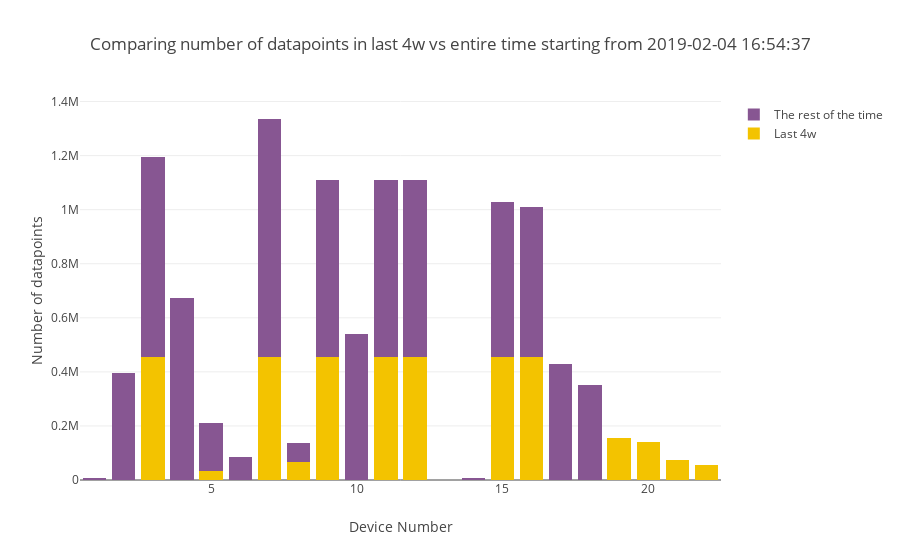

Notebook code cell kept with this figure:
### Markdown cell above
Plotting combined barchart - entire number of datapoints vs number of datapoints in last 4 weeks.

### Code cell
combined_bar_plot_2traces(xvalues=device_numbers,
                          yvalues1=ping_counts_time,
                          yvalues2=[a - b for a, b in zip(ping_counts, ping_counts_time)],
                          name1='Last '+time_interval,
                          name2='The rest of the time',
                          title="Comparing number of datapoints in last "+time_interval+" vs entire time" + " starting from "+ starting_point,
                          ytitle="Number of datapoints")

### Figure 1 — Plotly figure (JSON) as saved in the notebook; plotly's stock layout.template omitted (floating-point values rounded to 4 significant figures)
{"data": [{"marker": {"color": "#F3C300"}, "name": "Last 4w", "type": "bar", "x": [1, 2, 3, 4, 5, 6, 7, 8, 9, 10, 11, 12, 13, 14, 15, 16, 17, 18, 19, 20, 21, 22], "y": [0, 0, 454377, 0, 34546, 0, 454375, 65297, 454377, 0, 454377, 454377, 0, 0, 454360, 454378, 0, 0, 154381, 142011, 74274, 54262]}, {"marker": {"color": "#875692"}, "name": "The rest of the time", "type": "bar", "x": [1, 2, 3, 4, 5, 6, 7, 8, 9, 10, 11, 12, 13, 14, 15, 16, 17, 18, 19, 20, 21, 22], "y": [7025, 397617, 740064, 674108, 175987, 84990, 880927, 72282, 654181, 539314, 654125, 656909, 285, 6905, 572160, 553594, 427297, 352988, 0, 0, 0, 0]}], "layout": {"barmode": "stack", "title": "Comparing number of datapoints in last 4w vs entire time starting from 2019-02-04 16:54:37", "xaxis": {"title": "Device Number"}, "yaxis": {"title": "Number of datapoints"}}}
